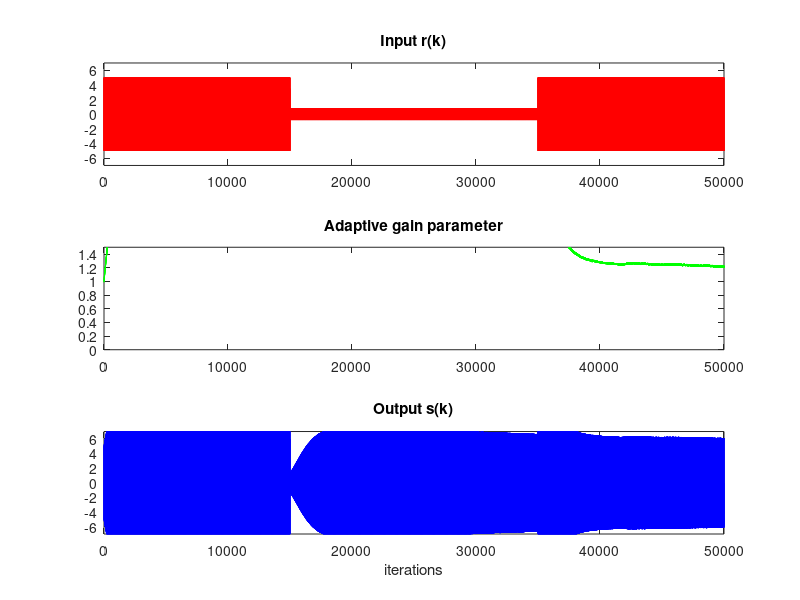

This chart was generated by the following MATLAB code:
% agcvsfading.m: compensating for fading with an AGC
n=50000;                           % # steps in simulation
fc = 1e3;
fs = 8e3;
k=0:n-1;
r=5*cos(2*pi*fc*k'/fs);
A = 1/(10^(16/20));
env = ones(n, 1);
env(15001:35000) = A;
r=r.*env;                          % apply to raw input r[k]
a=zeros(1,n); a(1)=1;              % initialize AGC parameter
s=zeros(1,n);                      % initialize outputs
mu=0.001;                           % algorithm stepsize
% Bloque level computation: ver diapositiva 3 de xagc.pdf (se computa el
% módulo)
R = exp(-5);
for k=1:n-1
    s(k)=a(k)*r(k);                  % normalize by a to get s
    A = log(abs(s(k)));
    current_value=log(a(k))+mu*(-A + log(R));
    a(k+1)=exp(current_value);
end


% draw agcgrad.eps
subplot(3,1,2), plot(a,'g')        % plot AGC values
axis([0,length(r),0,1.5])
title('Adaptive gain parameter')
subplot(3,1,1), plot(r,'r')        % plot inputs and outputs
axis([0,length(r),-7,7])
title('Input r(k)')
subplot(3,1,3),plot(s,'b')
axis([0,length(r),-7,7])
title('Output s(k)')
xlabel('iterations')
